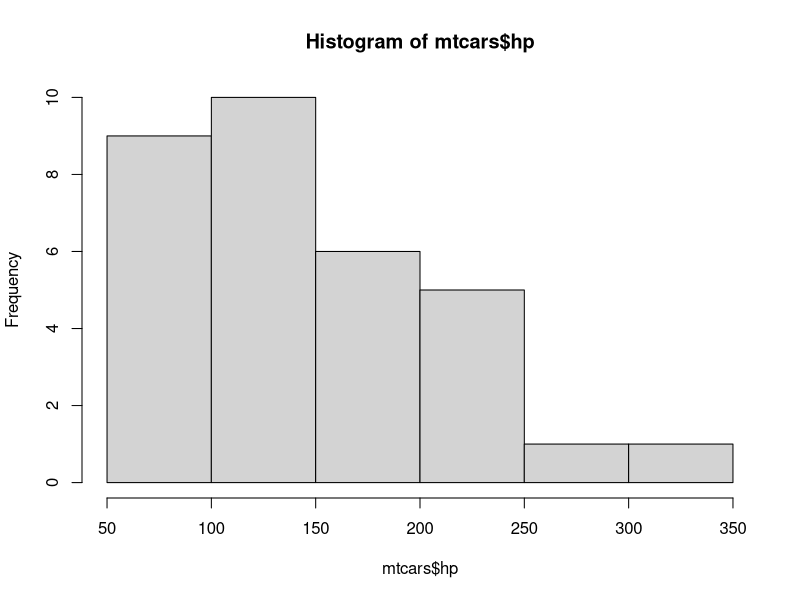
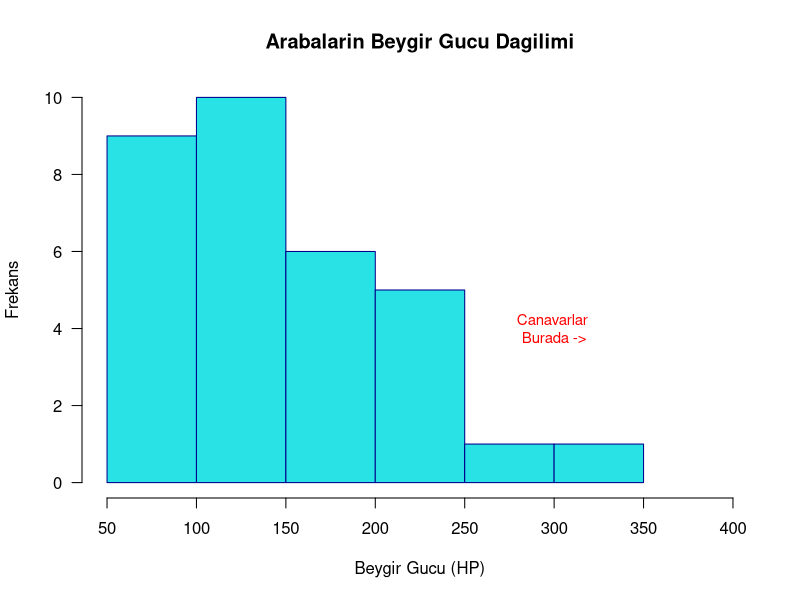
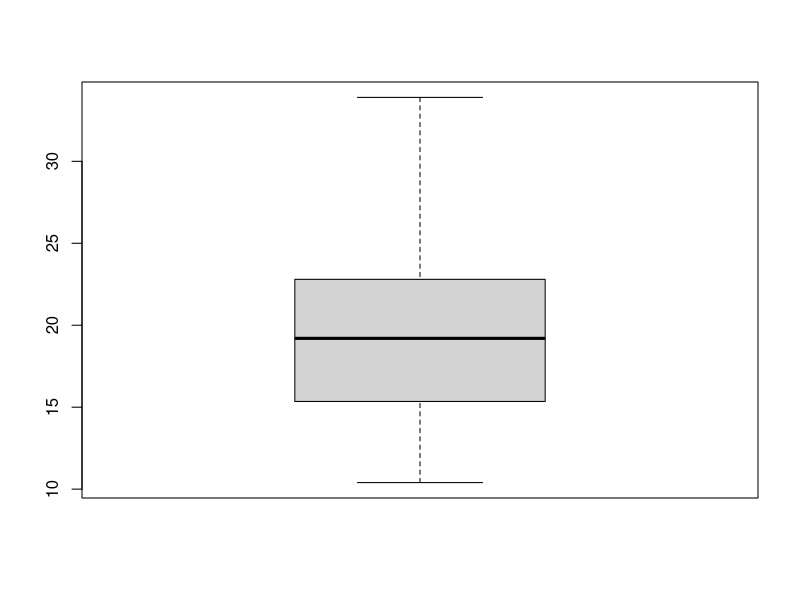
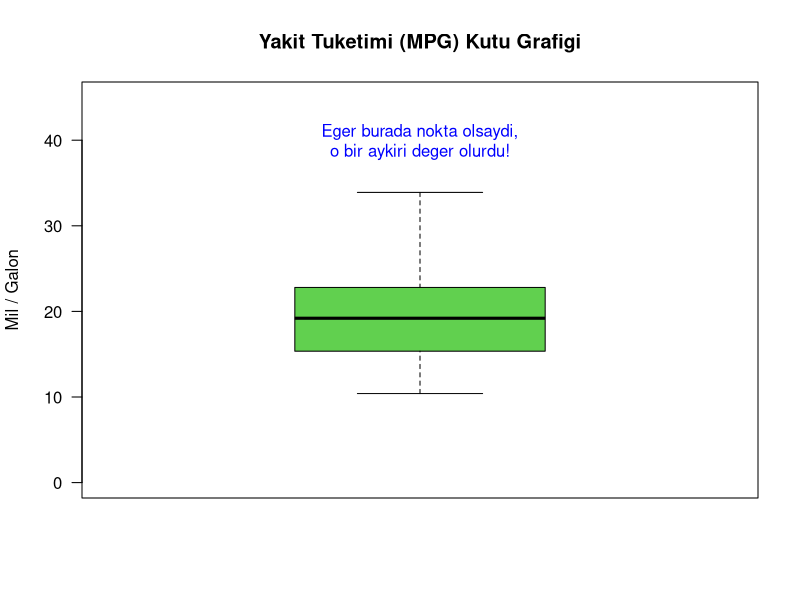
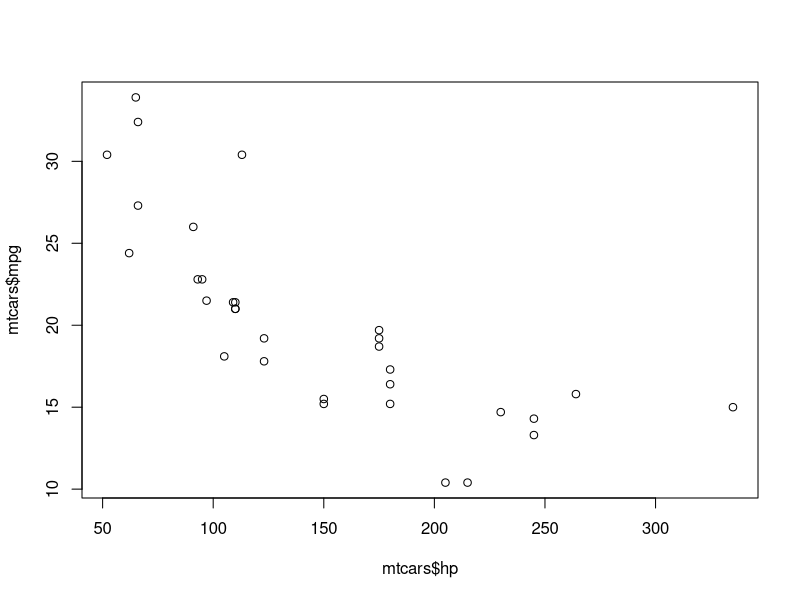
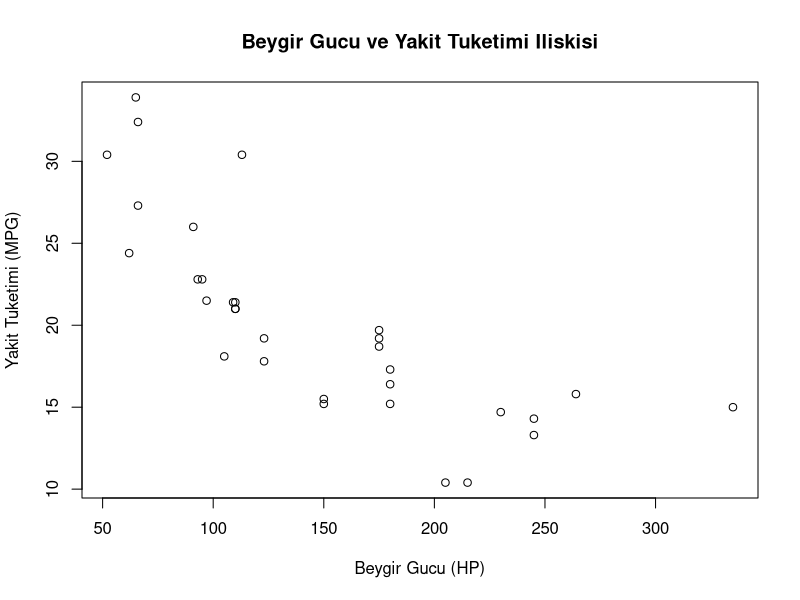
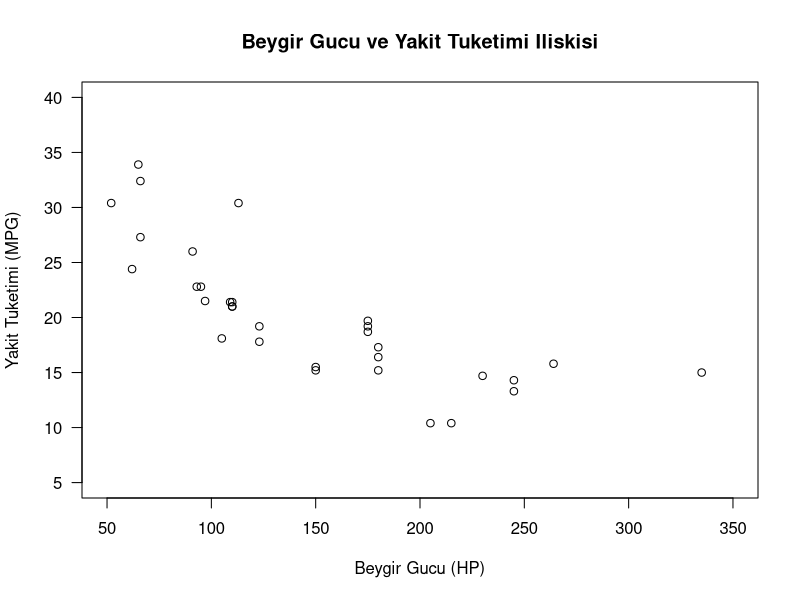
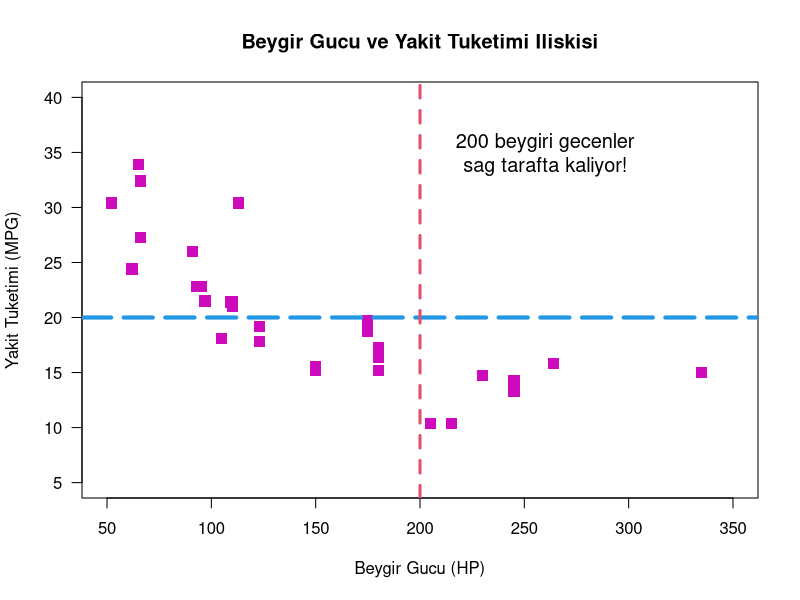

Write R code to recreate these figures, in order.
# Temel seviye R egitimi on ucuncu ders 


# ~~~~~~~~( Veri Gorsellestirmeye Giris: Base R Grafikleri )~~~~~~~~~~

# Aradan zaman gecmis veya RStudio'yu yepyeni acmis olabilirsiniz. 
# Bu yuzden hicbir veriyi onceden cektigimizi varsaymiyoruz, her seye sifirdan basliyoruz!
# Bugun verileri gorsellestirmeye basliyoruz. Cizecegimiz grafiklerde 
# her bir komutun ekranda neyi degistirdigini "adim adim" gorecegiz.

data(mtcars) # R'in icindeki hazir araba verisini aktif ettik
head(mtcars) # Ilk 6 satira baktik



# ==============================================================================
# B??R??NC?? B??L??M: HISTOGRAM ( hist ) -> Dagilimi Adim Adim Insa Etmek
# ==============================================================================

# Adim 1: Hicbir parametre girmeden, en cirkin ve yalin haliyle cizelim.
hist(mtcars$hp)

# Adim 2: Makyaj yapalim! Renk, sinirlar ve basliklar ekliyoruz.
hist(mtcars$hp, 
     main = "Arabalarin Beygir Gucu Dagilimi", # main: Grafigin en tepesindeki ana basliktir.
     xlab = "Beygir Gucu (HP)",                 # xlab: X ekseninin altina yazilacak etikettir.
     ylab = "Frekans",                          # ylab: Y ekseninin yanina yazilacak etikettir.
     col = 5,                                   # col (Color): Sutunlarin ICINI boyar. (5 = Acik Mavi)
     border = "darkblue",                       # border: Sutunlarin DIS cercevesini cizer. (Bitisik durmasinlar diye)
     xlim = c(50, 400),                         # xlim: X ekseninin gosterecegi minimum ve maksimum araligi kilitler.
     las = 1)                                   # las: Y eksenindeki sayilari dikeyden YATAY konuma cevirir.

# Adim 3: Tuvale yazi (text) yazalim! 
text(x = 300, 
     y = 4, 
     labels = "Canavarlar \nBurada ->",         # \n isareti alt satira gecmek (Enter'a basmak) demektir.
     col = "red",                               # Yazinin rengini kirmizi yapar.
     cex = 0.9)                                 # cex (Character Expansion): Yaziyi normalden bir tik (0.9) ufaltir.



# ==============================================================================
# ??K??NC?? B??L??M: KUTU GRAFIGI ( boxplot ) -> Adim Adim Gelisim
# ==============================================================================

# Adim 1: En sade haliyle yakit tuketimi (mpg) kutusu. Cok renksiz.
boxplot(mtcars$mpg)

# Adim 2: Y ekseninin sinirlarini (ylim) degistirerek kutuyu s??k??stiralim.
boxplot(mtcars$mpg, 
        main = "Yakit Tuketimi (MPG) Kutu Grafigi",
        ylab = "Mil / Galon",
        col = 3,                                # col (Color): Kutunun ICINI yesile boyar. (3 = Yesil)
        ylim = c(0, 45),                        # ylim: Y eksenini 0'dan baslatip 45'te bitirerek kutuyu ortalar.
        las = 1)                                # las: Sayilari yatay yapar, okumasi kolaylasir.

# Adim 3: Aykiri deger (Outlier) olusursa diye grafikte tepeye bir yazi birakalim.
text(x = 1, y = 40, labels = "Eger burada nokta olsaydi,\no bir aykiri deger olurdu!", col = "blue")



# ==============================================================================
# ??????NC?? B??L??M: SACILIM GRAFIGI ( plot ) -> Degisimi Canli Canli Izleyin!
# ==============================================================================

# Adim 1: Hicbir ekstra komut yok. Sadece X ve Y. 
plot(x = mtcars$hp, y = mtcars$mpg)

# Adim 2: Basliklari ve eksenleri duzeltelim. (Ekranda degisimi izleyin)
plot(x = mtcars$hp, y = mtcars$mpg, 
     main = "Beygir Gucu ve Yakit Tuketimi Iliskisi",
     xlab = "Beygir Gucu (HP)",
     ylab = "Yakit Tuketimi (MPG)")

# Adim 3: Eksenleri uzatalim (xlim, ylim) ve yazilari yatay yapalim (las).
plot(x = mtcars$hp, y = mtcars$mpg, 
     main = "Beygir Gucu ve Yakit Tuketimi Iliskisi",
     xlab = "Beygir Gucu (HP)",
     ylab = "Yakit Tuketimi (MPG)",
     xlim = c(50, 350), 
     ylim = c(5, 40),
     las = 1)

# Adim 4: Noktalarin kiyafetlerini degistirelim! 
plot(x = mtcars$hp, y = mtcars$mpg, 
     main = "Beygir Gucu ve Yakit Tuketimi Iliskisi",
     xlab = "Beygir Gucu (HP)",
     ylab = "Yakit Tuketimi (MPG)",
     xlim = c(50, 350), 
     ylim = c(5, 40),
     las = 1,
     pch = 15,                                  # pch (Point Character): Nokta sekli. 15 = Ici dolu KARE yapar.
     cex = 1.5,                                 # cex: Boyut carpani. Kareleri normal boyutunun 1.5 katina cikarir.
     col = 6)                                   # col: Rengi 6 numara yani Mor/Pembe (Magenta) yapar.



# ==============================================================================
# D??RD??NC?? B??L??M: CIZGI VE YAZI EKLEME ( abline & text ) -> Final Dokunusu
# ==============================================================================
# UYARI: Bu komutlar en son cizilen plot acikken calisir. Yeni plot cizmez, 
# var olanin uzerine katman atar.

# Modellerle falan isimiz yok. Sahnemize manuel olarak istedigimiz hizadan duz referans cizgileri cekelim:
# h = horizontal (yatay), v = vertical (dikey)

# 1. Y ekseninde 20 hizasindan yatay bir referans cizgisi cekelim:
abline(h = 20,                                  # h: Yatay (Horizontal) hizasini belirler.
       col = 4,                                 # col: Cizgiyi 4 numarali renge (Mavi) boyar.
       lwd = 4,                                 # lwd (Line Width): Cizgi kalinligi. Cizgiyi 4 kat kalinlastirir.
       lty = 5)                                 # lty (Line Type): Cizgi tipi. 5 = Uzun kesik cizgilerden olusturur.

# 2. X ekseninde 200 hizasindan asagi dikey bir sinir cizgisi cekelim:
abline(v = 200,                                 # v: Dikey (Vertical) hizasini belirler.
       col = 2,                                 # col: 2 numara yani Kirmizi.
       lwd = 3,                                 # lwd: 3 kat kalin.
       lty = 2)                                 # lty: 2 = Klasik kesik cizgi.

# Son olarak bos bir alana cikan sonucu text ile yaziyoruz:
text(x = 260, y = 35, 
     labels = "200 beygiri gecenler\nsag tarafta kaliyor!", 
     col = 1,                                   # col: Yaziyi 1 numarali renge (Siyah) boyar.
     cex = 1.2)                                 # cex: Yaziyi yuzde 20 (1.2) buyutur.



# ==============================================================================
# BE????NC?? B??L??M: ??OKLU GRAF??K V??TR??N?? ( par(mfrow) ) -> Ekran?? B??lmek
# ==============================================================================
# Bazen birden fazla grafigi yan yana veya alt alta kiyaslamak isteriz.
# Bunun icin paneli "par" (parameters) ve "mfrow" (multi-figure row) ile boleriz.

# 1. Paneli ACIYORUZ (Izgara Olusturma):
# Ekrani 2 satir, 2 sutun (toplam 4 grafiklik) bir tabloya bolelim:
par(mfrow = c(2, 2))

# Simdi ard arda 4 tane basit grafik cizdirelim, hepsi ayni ekranda kendi odasina yerlesecek:
hist(mtcars$hp, col = 2, main = "1. Histogram")
boxplot(mtcars$mpg, col = 3, main = "2. Boxplot")
plot(mtcars$wt, mtcars$mpg, col = 4, pch = 16, main = "3. Scatter Plot")
plot(mtcars$hp, mtcars$qsec, col = 6, pch = 17, main = "4. Baska Bir Plot")

# 2. Paneli KAPATIYORUZ (Fabrika Ayarlarina Donus):
# Isimiz bittiginde, bundan sonra cizecegimiz grafikler kucucuk kalmasin diye 
# ekrani tekrar 1 satir, 1 sutun (tam ekran) haline geri dondurmeliyiz.
par(mfrow = c(1, 1))

# (Alternatif olarak sadece dev.off() yazarak da tum grafik gecmisini temizleyip ekran bolmesini sifirlayabilirsiniz.)



# ------------------------------------------------------------------------------
# ???? ANALYST ROADMAP KOPYA KAGIDI (CHEAT SHEET)
# ------------------------------------------------------------------------------
# --- col (Renk Kodlari) ---
# 1 = Siyah (Varsayilan)
# 2 = Kirmizi
# 3 = Yesil
# 4 = Mavi
# 5 = Acik Mavi (Turkuaz)
# 6 = Mor / Pembe (Magenta)
# 7 = Sari
# 8 = Gri
# (Not: Sayilar yerine direkt "red", "blue", "yellow" vb. de yazabilirsiniz)
#
# --- pch (Nokta Sekilleri) ---
# 0  = Ici Bos Kare
# 1  = Ici Bos Yuvarlak (Varsayilan)
# 2  = Ici Bos Ucgen
# 3  = Arti Isareti (+)
# 4  = Carpi Isareti (X)
# 8  = Yildiz (*)
# 15 = Ici Dolu Kare
# 16 = Ici Dolu Yuvarlak
# 17 = Ici Dolu Ucgen
#
# --- lty (Cizgi Tipleri) ---
# 0 = Gorunmez (Blank)
# 1 = Duz Cizgi (Solid - Varsayilan) 
# 2 = Kesik Cizgi (Dashed) -> Genelde guven araliklari icin.
# 3 = Noktali Cizgi (Dotted) -> Eksen hizalari / referanslar.
# 4 = Nokta-Kesik (Dotdash)
# 5 = Uzun Kesik (Longdash)
# 6 = Cift Kesik (Twodash)
# ------------------------------------------------------------------------------
